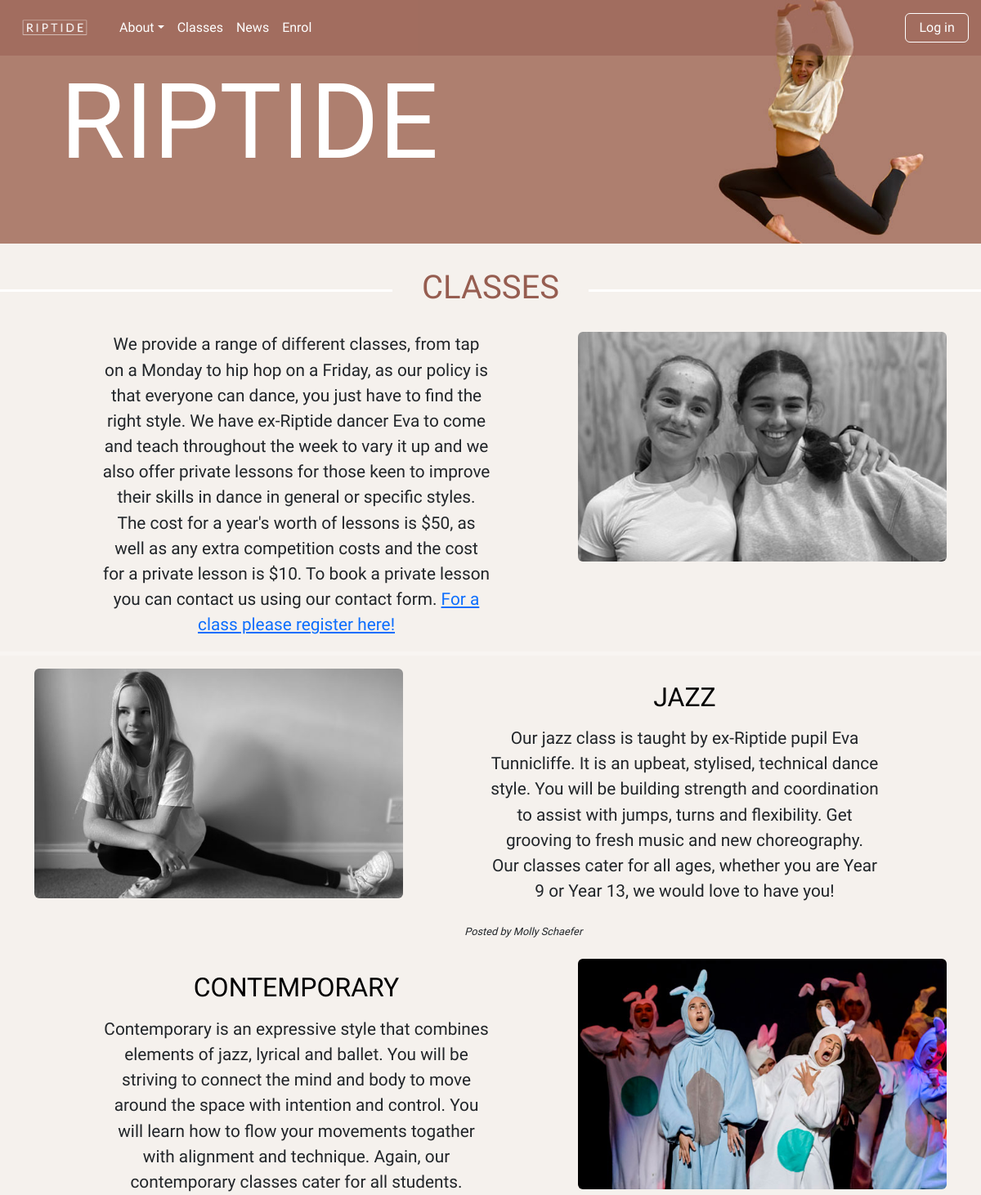
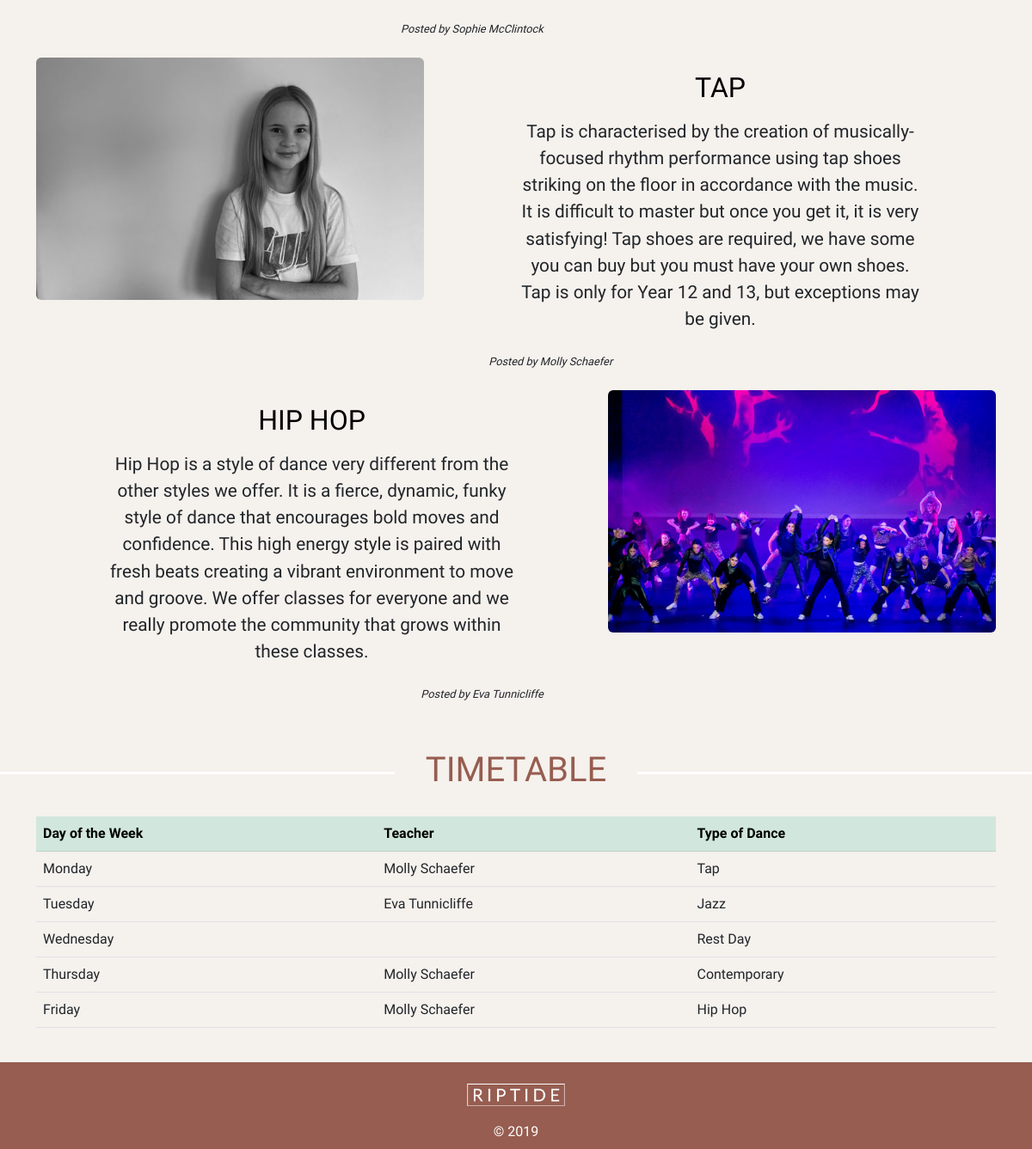
Page /classes on the committed database (2 pictures, top to bottom).
### tables this page shows
CREATE TABLE classes(
    classes_id integer primary key autoincrement not null,
    classes_title text not null,
    content text not null unique,
    image not null,
    member_id integer not null,
    foreign key(member_id) references member(member_id)
);

CREATE TABLE member(
    member_id integer primary key autoincrement not null,
    name text not null unique,
    email text not null unique,
    password text not null,
    authorisation integer not null
);

### server.py (the view)
@app.route('/classes')
def classes():
    sql = """select classes.classes_id, classes.classes_title, classes.content, classes.image, member.name
        from classes
        join member on classes.member_id= member.member_id;
        """
    result = run_search_query_tuples(sql, (), db_path, True)
    print(result)
    return render_template("classes.html", classes=result)

### db_functions.py (called while the page is built)
def run_search_query_tuples(sql_query,values_tuple, file_path, rowfactory=False):
    result = None
    try:
        db = sqlite3.connect(file_path)
        if rowfactory:
            db.row_factory = sqlite3.Row
        cursor = db.cursor()
        cursor.execute(sql_query,values_tuple)
        result = cursor.fetchall()
        cursor.close()
    except sqlite3.Error as error:
        print("Error running search query tuples: {}".format(error))
        return None
    db.close()
    if result is None:
        print("No search values were found")
    return result

### templates/classes.html (shortened to what this page needs)
{% extends "layout.html" %}
{% block banner %}
static/images/molly_banner3.jpg
{% endblock %}
{% block content %}
<h1>CLASSES</h1>
<div class="container container-fluid">
<div class="row">
    <div class="col-lg-7">
        <p>We provide a range of different classes, from tap on a Monday to hip hop on a Friday, as our policy is that
            everyone can dance, you just have to find the right style. We have ex-Riptide dancer Eva to come and teach
            throughout the week to vary it up and we also offer private lessons for those keen to improve their skills
            in dance in general or specific styles. The cost for a year's worth of lessons is $50, as well as any extra
            competition costs and the cost for a private lesson is $10. To book a private lesson you can contact us using
            our contact form. <a href="{{url_for('enrol')}}" class="stretched link">For a class please register here!</a></p>
    </div>
    <div class="col-lg-5">
        <img class="img-fluid rounded mx-auto d-block" src="static/images/lucy_molly.jpg" alt="">
    </div>
</div>
 </div>
<hr>
{% for row in classes %}
<div class="container container-fluid">
<div class="row">
<div class="col-lg-7">
    <h2 class="title-text">{{row['classes_title']}}</h2>
    <p class="classes-text">{{row['content']}}</p>
    <br>
    <div class=""><p class="classes-subtext {{ loop.cycle('text-start', 'text-end') }}">Posted by {{row['name']}}</p></div>
</div>
<div class="col-lg-5 {{ loop.cycle('order-xl-first', '') }}">
    <img class="img-fluid rounded mx-auto d-block" src="{{ url_for('static', filename='images/'+row['image']) }}" alt="">
</div>
</div>
</div>
<br>
{% endfor %}
<h1>TIMETABLE</h1>
<div class="container container-fluid">
    <table class="table">
    <thead>
      <tr class="table-success">
        <th>Day of the Week</th>
        <th>Teacher</th>
        <th>Type of Dance</th>
      </tr>
    </thead>
    <tbody>
      <tr>
        <td>Monday</td>
        <td>Molly Schaefer</td>
        <td>Tap</td>
      </tr>
      <tr>
        <td>Tuesday</td>
        <td>Eva Tunnicliffe</td>
        <td>Jazz</td>
      </tr>
      <tr>
        <td>Wednesday</td>
        <td></td>
        <td>Rest Day</td>
      </tr>
      <tr>
        <td>Thursday</td>
        <td>Molly Schaefer</td>
        <td>Contemporary</td>
      </tr>
      <tr>
        <td>Friday</td>
        <td>Molly Schaefer</td>
        <td>Hip Hop</td>
      </tr>
    </tbody>
  </table>
    </div>
<br>
{% endblock %}

### static/styles.css (style rules this page uses)
body { font-family: 'Ubuntu', sans-serif; background-color: rgb(245,241,237); }
h1 { padding:0; overflow: hidden; color:rgb(150,93,80); display: table; white-space: nowrap; margin: 0.75em 0; scroll-margin-top: 3em; }
h1:before, h1:after { border-top: 3px solid rgb(255,255,255); content: ''; display: table-cell; position: relative; top: 0.65em; width: 50%; }
h1:before { right: 3%; }
h1:after { left: 3%; }
h2 { text-align: center; margin: auto; padding: 1em 0 0 0; color:white; scroll-margin-top: 1em; }
h2.title-text { color: black; padding: 0.5em; margin: auto; }
p { padding:0 4em 0 4em; margin:auto; text-align: center; font-size: 1.3em; }
p.classes-subtext { font-size: 0.8em; color: color; font-style: italic; }
hr { color:white; border-width: 5px; }

### rows in the picture
classes: classes_title "JAZZ", content "Our jazz class is taught by ex-Riptide pupil Eva Tunnicliffe. It is an upbeat, stylised, technical dance style. You will be building strength and coordination to assist with jumps, turns and flexibility. Get grooving to fresh music and new choreography. Our classes cater for all ages, whether you are Year 9 or Year 13, we would love to have you!", name "Molly Schaefer", image (picture)
classes: classes_title "CONTEMPORARY", content "Contemporary is an expressive style that combines elements of jazz, lyrical and ballet. You will be striving to connect the mind and body to move around the space with intention and control. You will learn how to flow your movements togather with alignment and technique. Again, our contemporary classes cater for all students.", name "Sophie McClintock", image (picture)
classes: classes_title "TAP", content "Tap is characterised by the creation of musically-focused rhythm performance using tap shoes striking on the floor in accordance with the music. It is difficult to master but once you get it, it is very satisfying! Tap shoes are required, we have some you can buy but you must have your own shoes. Tap is only for Year 12 and 13, but exceptions may be given.", name "Molly Schaefer", image (picture)
classes: classes_title "HIP HOP", content "Hip Hop is a style of dance very different from the other styles we offer. It is a fierce, dynamic, funky style of dance that encourages bold moves and confidence. This high energy style is paired with fresh beats creating a vibrant environment to move and groove. We offer classes for everyone and we really promote the community that grows within these classes.", name "Eva Tunnicliffe", image (picture)
